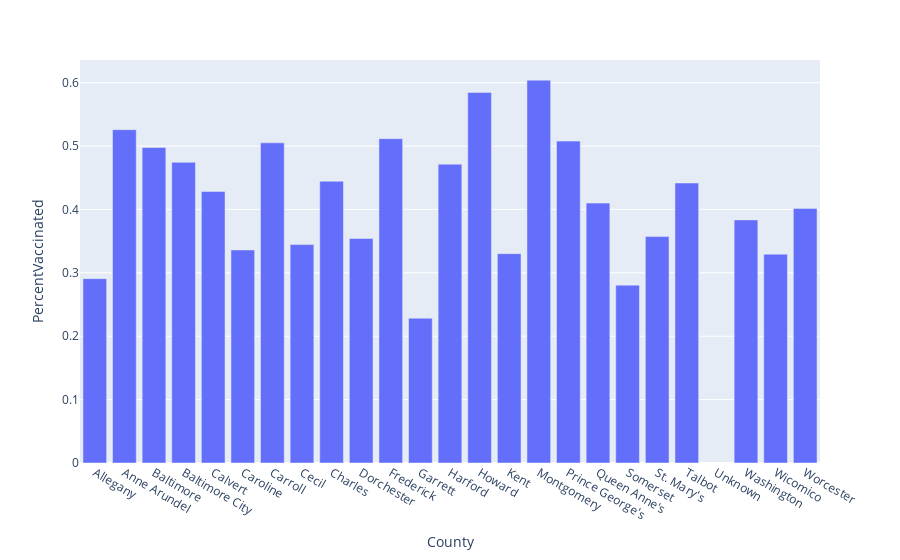

Notebook source saved alongside this figure:
### Code cell
xp.bar(vacc, x = vacc.index, y = "PercentVaccinated")

### Figure 1 — Plotly figure (JSON) as saved in the notebook; plotly's stock layout.template omitted (floating-point values rounded to 4 significant figures)
{"data": [{"alignmentgroup": "True", "hovertemplate": "County=%{x}<br>PercentVaccinated=%{y}<extra></extra>", "legendgroup": "", "marker": {"color": "#636efa", "pattern": {"shape": ""}}, "name": "", "offsetgroup": "", "orientation": "v", "showlegend": false, "textposition": "auto", "type": "bar", "x": ["Allegany", "Anne Arundel", "Baltimore", "Baltimore City", "Calvert", "Caroline", "Carroll", "Cecil", "Charles", "Dorchester", "Frederick", "Garrett", "Harford", "Howard", "Kent", "Montgomery", "Prince George's", "Queen Anne's", "Somerset", "St. Mary's", "Talbot", "Unknown", "Washington", "Wicomico", "Worcester"], "xaxis": "x", "y": [0.2908, 0.5258, 0.4977, 0.4743, 0.4282, 0.3361, 0.505, 0.3445, 0.4445, 0.3542, 0.5116, 0.2284, 0.4714, 0.5846, 0.3302, 0.6039, 0.5077, 0.41, 0.2805, 0.3572, 0.4417, null, 0.3835, 0.3294, 0.4017], "yaxis": "y"}], "layout": {"barmode": "relative", "legend": {"tracegroupgap": 0}, "margin": {"t": 60}, "xaxis": {"anchor": "y", "domain": [0, 1], "title": {"text": "County"}}, "yaxis": {"anchor": "x", "domain": [0, 1], "title": {"text": "PercentVaccinated"}}}}
